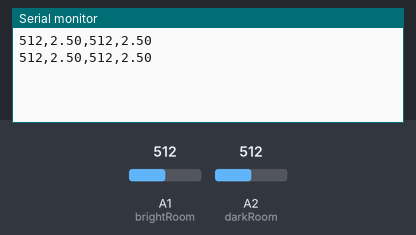
Recording of a sketch running on a simulated Arduino Uno, built with avr-gcc and run on an emulated ATmega328P. On the bench: the last lines printed to the serial monitor. Inputs (shaded band) come from the test bench; at power-on: A1 (brightRoom) = 512, A2 (darkRoom) = 512.

Above: at 1.2 s.
1.3 s: A1 (brightRoom) set to 716
At 2.5 s:
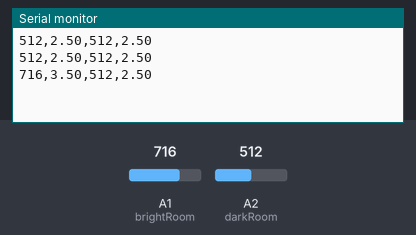
2.8 s: A2 (darkRoom) set to 716
At 3.8 s:
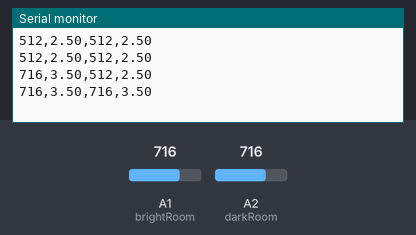
4.3 s: A1 (brightRoom) set to 900
At 5.6 s:
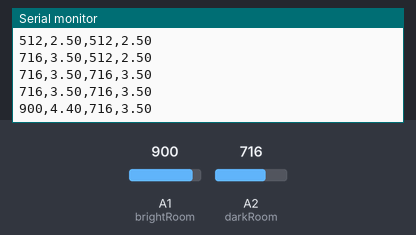
5.8 s: A2 (darkRoom) set to 900
At 6.8 s:
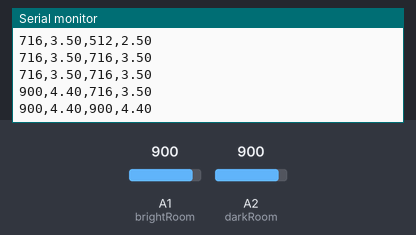
Timing chart, 0 to 8.3 s (numbered marks = the images above; inputs shaded):
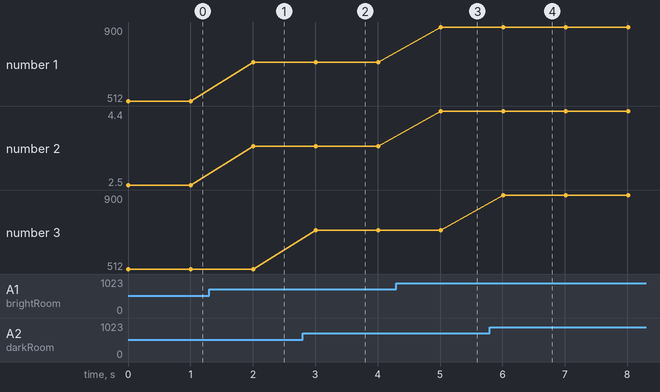

The sketch:

photocell.ino
```cpp
/*
  PhotoCell
  Joshua Silva

  Purpose: Use photocells to detect lighting changes.
           Read the analog output value(0-1023) for 5Vin of the pulldown resistor and print it to the serial monitor.

  Note: Less light, lower voltage (lower Analog reading). Expect 'darkRoom' to have a higher reading,
        not meant to determine differences between 'bright' and 'really bright.' Use pulldown resistors
        to implement voltage divider, measure voltage across pulldown resistors.

  Output Format is: brightRoom_light,brightRoom_voltage, darkRoom_light,darkRoom_voltage
*/

#define brightRoom A1 // Analog1 input w/ 1K pulldown resistor
#define darkRoom A2 // Analog2 input w/ 10K pulldown resistor

void setup() {
  Serial.begin(9600);

  // Just as a precaution
  pinMode(brightRoom, INPUT);
  pinMode(darkRoom, INPUT);
}

void loop() {
  // Handling output of the photocells. Testing resistors values for both intended for differing default lightings
  Serial.print(analogRead(brightRoom));
  Serial.print(F(","));
  Serial.print(analogRead(brightRoom) * (5.0 / 1023.0));
  Serial.print(F(","));
  Serial.print(analogRead(darkRoom));
  Serial.print(F(","));
  Serial.print(analogRead(darkRoom) * (5.0 / 1023.0));
  Serial.print("\n");

  delay(1000);
}
```

Measured:
- after the input at 1.3 s, the serial monitor: prints a new line after 0.70 s (image 1)
- after the input at 2.8 s, the serial monitor: prints a new line after 0.20 s (image 2)
- after the input at 4.3 s, the serial monitor: prints a new line after 0.71 s (image 3)
- after the input at 5.8 s, the serial monitor: prints a new line after 0.21 s (image 4)
- plotted number 1: 512 → 716 after the input at 1.3 s, 716 → 900 after the input at 4.3 s
- plotted number 2: 2.5 → 3.5 after the input at 1.3 s, 3.5 → 4.4 after the input at 4.3 s
